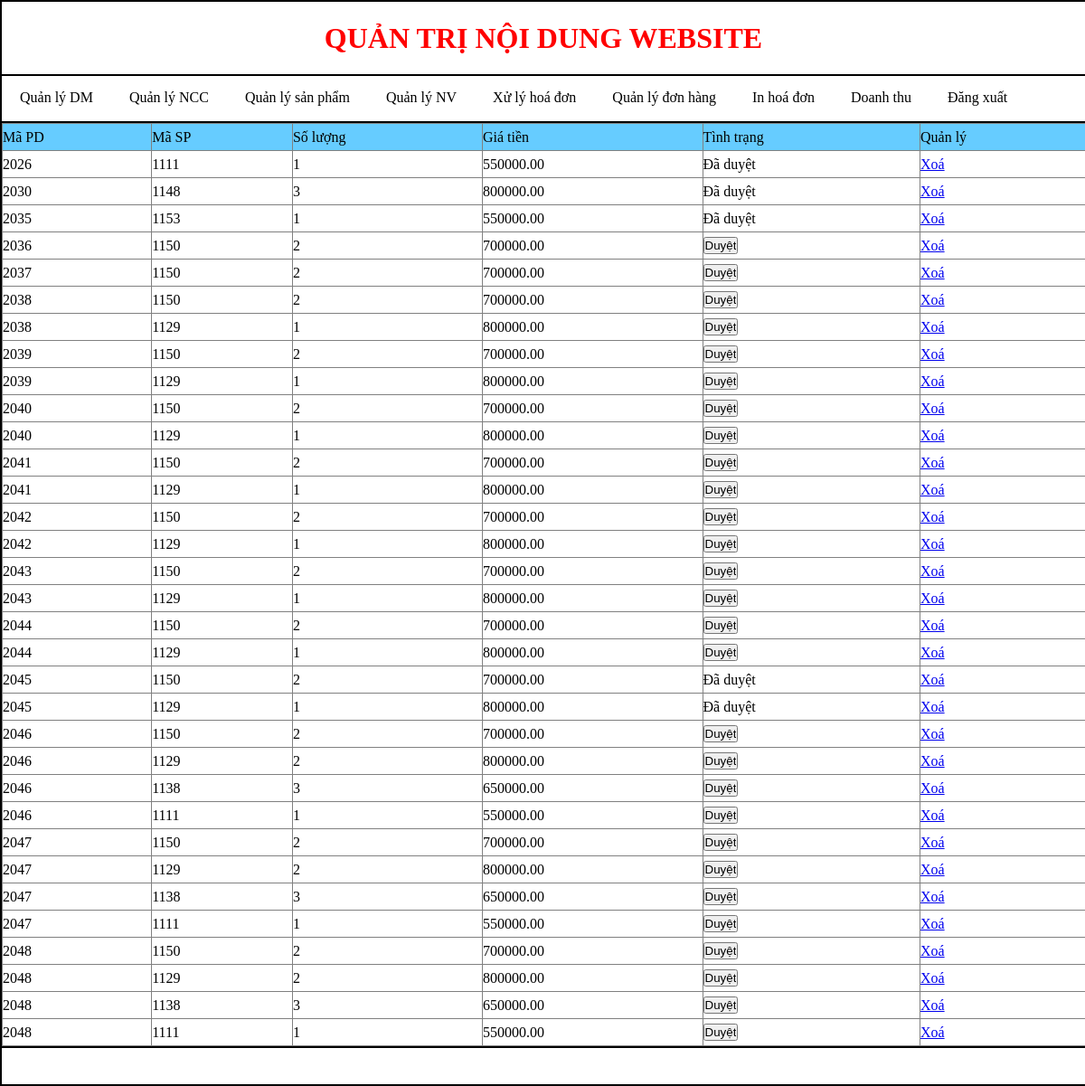
Screenshot of /Admin/index.php?Quanly=Xulyhoadon (signed in) with the database file from the repository.
### tables this page shows
CREATE TABLE `chitietphieudat` (
  `MaPD` int(255) DEFAULT NULL,
  `MaSP` int(255) DEFAULT NULL,
  `Soluong` int(255) DEFAULT NULL,
  `Giatien` decimal(18,2) DEFAULT NULL,
  `Tinhtrang` int(255) NOT NULL DEFAULT '0'
);

### Admin/modular/Xulyhoadon/XulyHD.php (the view, shortened to what this page needs)
<?php
$sql= "select * from chitietphieudat ";
$query=mysqli_query($conn,$sql);
?>
<form action="index.php?Quanly=Xulyhoadon" method="post" enctype="multipart/form-data">
<table width="100%" border="1">
  <tr style="height:30px"bgcolor="#66CCFF">
    <td>Mã  PD</td>
    <td>Mã SP</td>
    <td>Số lượng</td>
    <td>Giá tiền</td>
    <td>Tình trạng </td>
    <td>Quản lý</td>
   </tr>
 <?php
while($dong=mysqli_fetch_assoc($query)){
 $MaPD=$dong['MaPD'];
 $Soluong=$dong['Soluong'];
 $MaSP= $dong['MaSP'];
?>
<tr style="height:30px">
    <td><?php echo $MaPD ?></td>
    <td><?php echo $MaSP ?></td>
    <td><?php echo $Soluong?></td>
    <td><?php echo $dong['Giatien']?></td>
    <td><?php
  if($dong['Tinhtrang']==0){
	  echo  '<input type="submit" name='.$MaPD.' value="Duyệt">';
	  }
   else
	  echo  '<p> Đã duyệt</p>';
 	 ?></td>
      <td><a href="index.php?Quanly=Xulyhoadon&id=<?php echo $dong['MaPD']?>">Xoá</a></td>
 </tr>
<?php
}
?>
</table>
</form>

### Admin/style/css.css (style rules this page uses)
table { border-collapse: collapse; }
* { padding:0;margin:0; }

### rows the page displays
chitietphieudat: MaPD "2026", MaSP "1111", Soluong "1", Giatien "550000.00", Tinhtrang "Đã duyệt"
chitietphieudat: MaPD "2030", MaSP "1148", Soluong "3", Giatien "800000.00", Tinhtrang "Đã duyệt"
chitietphieudat: MaPD "2035", MaSP "1153", Soluong "1", Giatien "550000.00", Tinhtrang "Đã duyệt"
chitietphieudat: MaPD "2036", MaSP "1150", Soluong "2", Giatien "700000.00"
chitietphieudat: MaPD "2037", MaSP "1150", Soluong "2", Giatien "700000.00"
chitietphieudat: MaPD "2038", MaSP "1150", Soluong "2", Giatien "700000.00"
chitietphieudat: MaPD "2038", MaSP "1129", Soluong "1", Giatien "800000.00"
chitietphieudat: MaPD "2039", MaSP "1150", Soluong "2", Giatien "700000.00"
chitietphieudat: MaPD "2039", MaSP "1129", Soluong "1", Giatien "800000.00"
chitietphieudat: MaPD "2040", MaSP "1150", Soluong "2", Giatien "700000.00"
chitietphieudat: MaPD "2040", MaSP "1129", Soluong "1", Giatien "800000.00"
chitietphieudat: MaPD "2041", MaSP "1150", Soluong "2", Giatien "700000.00"
chitietphieudat: MaPD "2041", MaSP "1129", Soluong "1", Giatien "800000.00"
chitietphieudat: MaPD "2042", MaSP "1150", Soluong "2", Giatien "700000.00"
chitietphieudat: MaPD "2042", MaSP "1129", Soluong "1", Giatien "800000.00"
chitietphieudat: MaPD "2043", MaSP "1150", Soluong "2", Giatien "700000.00"
chitietphieudat: MaPD "2043", MaSP "1129", Soluong "1", Giatien "800000.00"
chitietphieudat: MaPD "2044", MaSP "1150", Soluong "2", Giatien "700000.00"
chitietphieudat: MaPD "2044", MaSP "1129", Soluong "1", Giatien "800000.00"
chitietphieudat: MaPD "2045", MaSP "1150", Soluong "2", Giatien "700000.00", Tinhtrang "Đã duyệt"
chitietphieudat: MaPD "2045", MaSP "1129", Soluong "1", Giatien "800000.00", Tinhtrang "Đã duyệt"
chitietphieudat: MaPD "2046", MaSP "1150", Soluong "2", Giatien "700000.00"
chitietphieudat: MaPD "2046", MaSP "1129", Soluong "2", Giatien "800000.00"
chitietphieudat: MaPD "2046", MaSP "1138", Soluong "3", Giatien "650000.00"
chitietphieudat: MaPD "2046", MaSP "1111", Soluong "1", Giatien "550000.00"
chitietphieudat: MaPD "2047", MaSP "1150", Soluong "2", Giatien "700000.00"
chitietphieudat: MaPD "2047", MaSP "1129", Soluong "2", Giatien "800000.00"
chitietphieudat: MaPD "2047", MaSP "1138", Soluong "3", Giatien "650000.00"
chitietphieudat: MaPD "2047", MaSP "1111", Soluong "1", Giatien "550000.00"
chitietphieudat: MaPD "2048", MaSP "1150", Soluong "2", Giatien "700000.00"
chitietphieudat: MaPD "2048", MaSP "1129", Soluong "2", Giatien "800000.00"
chitietphieudat: MaPD "2048", MaSP "1138", Soluong "3", Giatien "650000.00"
chitietphieudat: MaPD "2048", MaSP "1111", Soluong "1", Giatien "550000.00"
